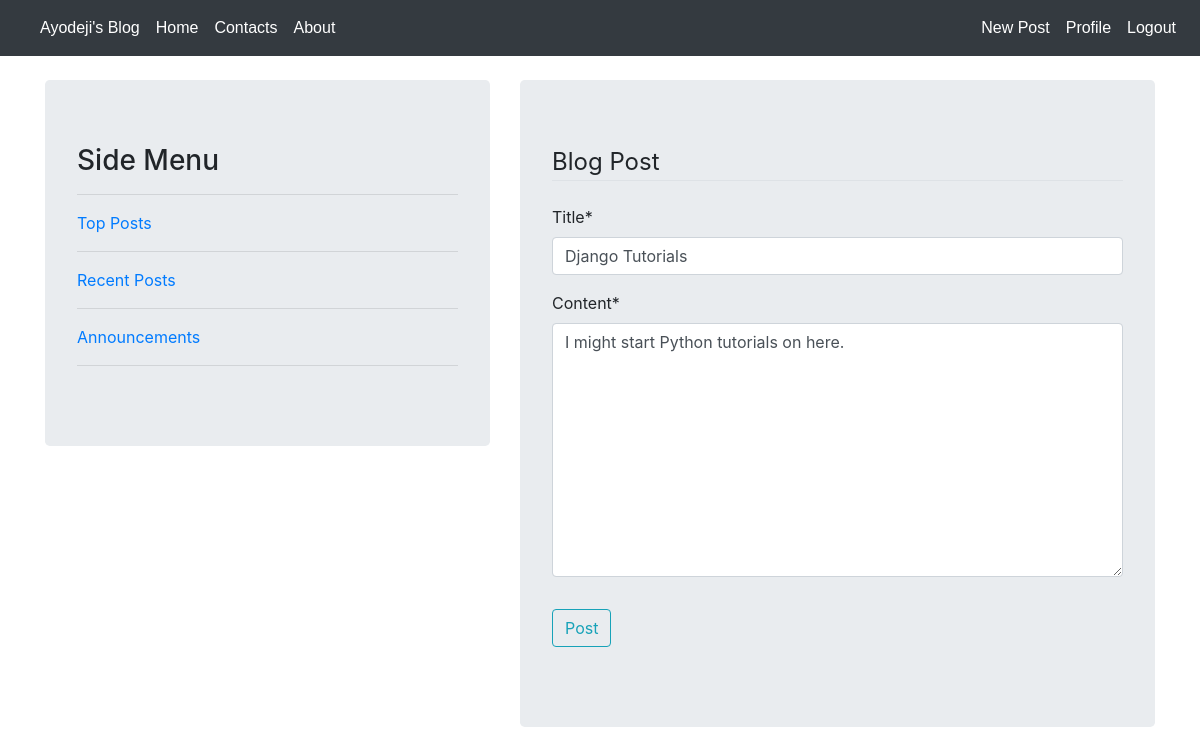
Screenshot of /post/15/update/ (signed in) with the database file from the repository.
### blog/models.py (models this page shows, shortened)
class Post(models.Model):
    title = models.CharField(max_length=100)
    content = models.TextField()
    date_posted = models.DateTimeField(default = timezone.now )
    author = models.ForeignKey(User, on_delete =models.CASCADE )

### blog/views.py (the view, shortened to what this page needs)
# urls.py: path('post/<int:pk>/update/', PostUpdateView.as_view(), name='post-update'),
class PostUpdateView(LoginRequiredMixin, UserPassesTestMixin, UpdateView):
    model = Post
    fields = ['title','content']
    def test_func(self):
        post = self.get_object()
        if self.request.user == post.author:
            return True
        return False

### blog/templates/blog/post_form.html (shortened to what this page needs)
{% extends 'blog/base.html' %}
{% load crispy_forms_tags %}
{% block content %}
    <div class="jumbotron">
        <form method="POST">
            <fieldset class="form-group">
                <legend class="border-bottom mb-4"> Blog Post</legend>
                {{ form|crispy }}
            </fieldset>
            <div class="form-group">
                <button type="submit" class="btn btn-outline-info">Post</button>
            </div>
        </form>
    </div>
{% endblock content %}

### rows the page displays
Post: title "Django Tutorials", content "I might start Python tutorials on here."
